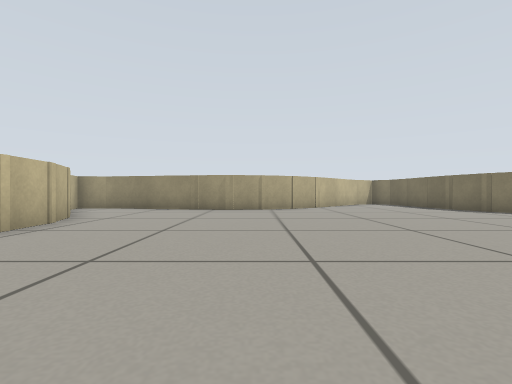
view 1 (above)

12 first-person views from a walk through a world built for the Gazebo simulator. The camera is 0.31 m above the floor, looks level and sees 85° across. The floor is counted in squares, 0.5 m on a side. Each view is taken from the middle of a square. On the plan, view 1 faces up. The plan holds only what a view shows up to about 9 squares ahead; the rest is blank. The place goes on beyond the plan.

view 2
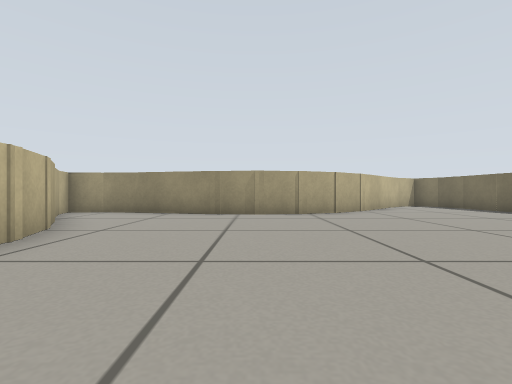

view 3
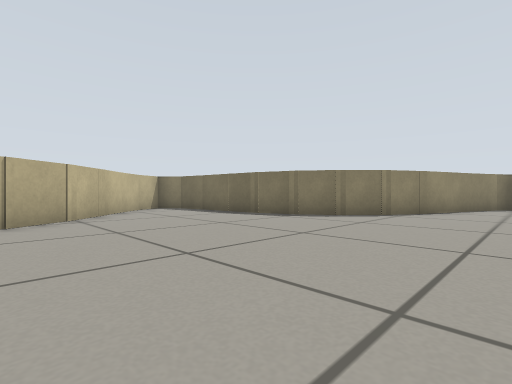

view 4
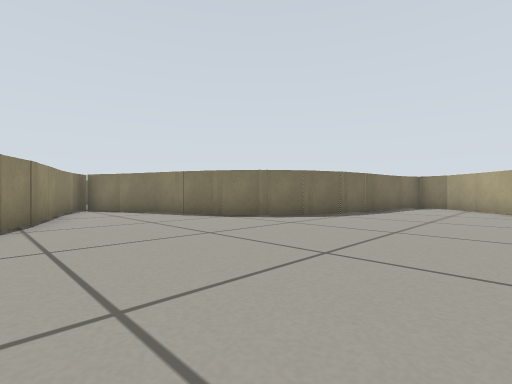

view 5
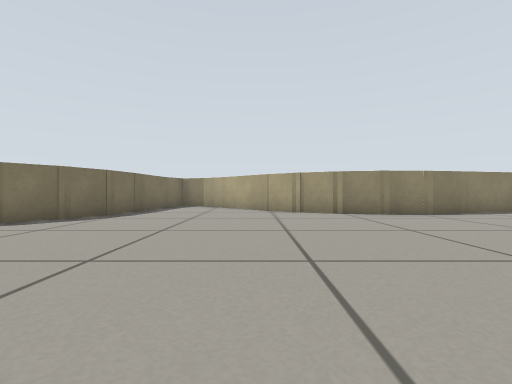

view 6
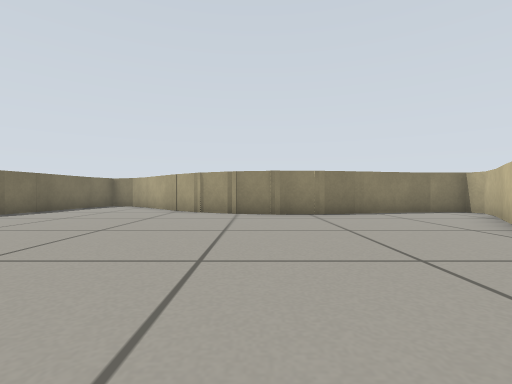

view 7
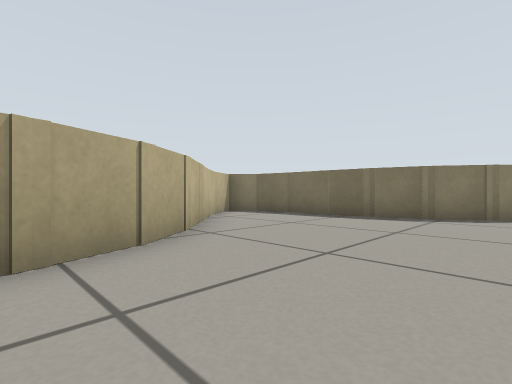

view 8
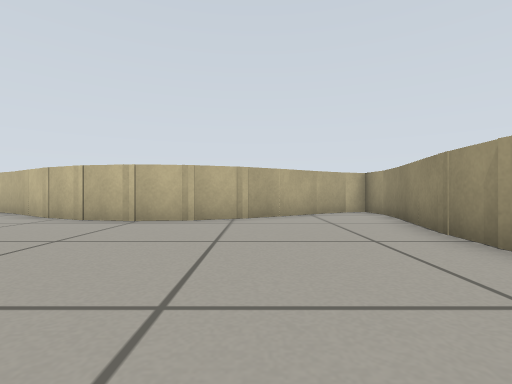

view 9
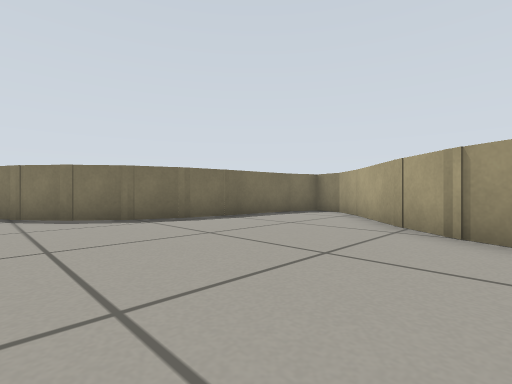

view 10
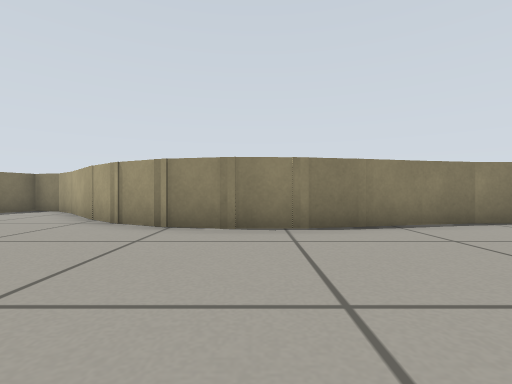

view 11
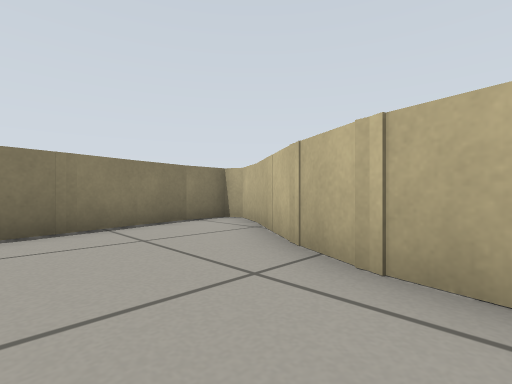

view 12
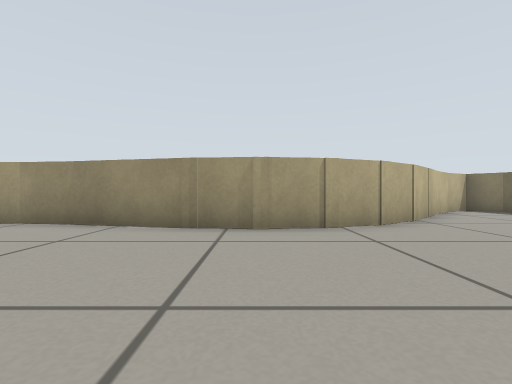

### Floor plan
Points are (right, up) in squares from view 1. A wall is a line through its corners. A room is listed if a view was taken in it or the views show most of it. See-through windows are left out.
Room 1 (views 1, 2, 3, 4, 5, 6, 7, 8, 9, 10, 11, 12)
walls: (0.5, 9.8) (-1.1, 9.6); (7.2, 8.5) (6.8, 10); (8, 7.4) (7.1, 8.8); (1.6, 10.4) (0.1, 9.7); (-0.7, 9.6) (-2.3, 9.8); (8, 1.5) (9.2, 2.5); (6.9, 9.7) (6.4, 13.4) (5.9, 14.1) (5, 13.6); (2.6, 11.1) (1.3, 10.2); (8.9, 6.7) (7.7, 7.8); (7.3, 0.5) (8.2, 1.7); (0.5, -0.9) (2, -1.6); (8.9, 2.3) (10.4, 3); (1.7, -1.4) (2.8, -2.4); (-0.8, -0.6) (0.8, -1); (-1.9, 9.7) (-5.7, 10.6); (6.8, -0.7) (7.4, 0.8); (-3.9, 4.5) (-4.2, 2.9); (10, 6.1) (8.6, 6.9); (-4.1, 5.7) (-3.9, 4.2); (2.6, -2.2) (4.4, -4.1); (10, 2.9) (12.4, 3.7); (-4.1, 3.2) (-4.8, 1.8); (-1.9, -0.7) (-0.3, -0.7); (-4.5, 6.8) (-4, 5.4); (6.7, -1.9) (6.9, -0.3); (-4.6, 2.2) (-6, 0) (-6.6, -1) (-6.4, -1.4) (-5.2, -1.4); (6.6, -3) (6.7, -1.5); (4.9, 13.6) (2.3, 10.9); (4.3, -4) (5.2, -4.8) (6.1, -5) (6.5, -4); (6.3, -4.1) (6.5, -2.9); (-5.5, 10.5) (-6.6, 10.4) (-6.4, 9.6); (13.2, 4.9) (9.7, 6.3); (-6.4, 9.8) (-4.4, 6.6); (-5.4, -1.4) (-1.6, -0.7)

Where each view was taken, in squares from view 1:
view 1: 0 up, 0 right, facing up
view 2: 2 up, 1 left, facing up
view 3: 4 up, 1 right, facing up-right
view 4: 7 up, 3 right, facing down-right
view 5: 7 up, 3 right, facing down
view 6: 7 up, 0 right, facing down
view 7: 7 up, 0 right, facing up-right
view 8: 7 up, 2 right, facing left
view 9: 3 up, 1 right, facing down-right
view 10: 4 up, 1 left, facing down
view 11: 4 up, 2 left, facing down-left
view 12: 5 up, 1 left, facing up
